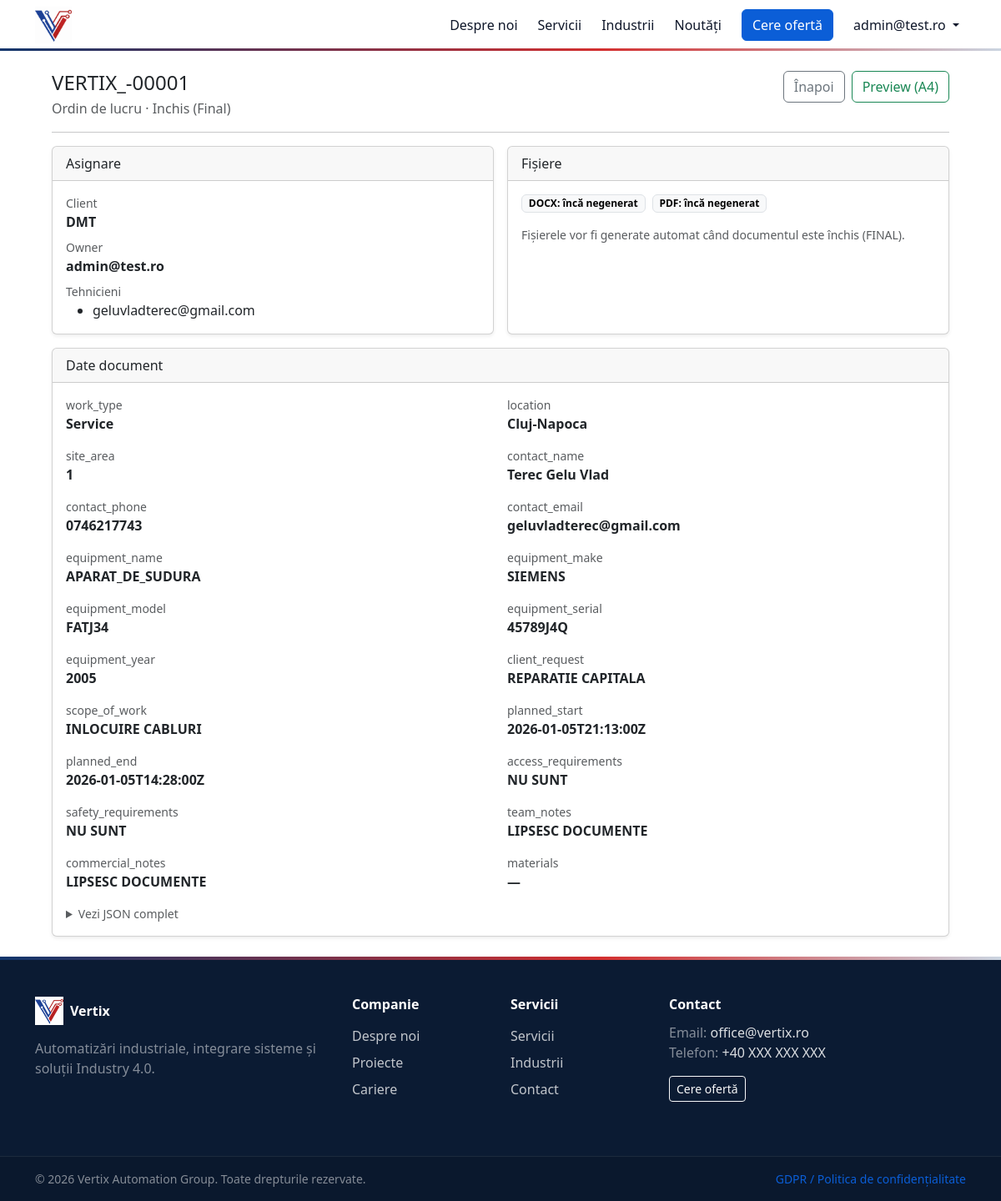
The page /ro/portal/documente/1/ (signed in) on the database its author committed.
### accounts/models.py (models this page shows, shortened)
class User(AbstractBaseUser, PermissionsMixin):
    class Role(models.TextChoices):
        ADMIN = "ADMIN", "Admin"
        MANAGER = "MANAGER", "Manager"
        TEHNICIAN = "TEHNICIAN", "Tehnician"
        CLIENT = "CLIENT", "Client"
    email = models.EmailField(unique=True)
    role = models.CharField(max_length=20, choices=Role.choices, default=Role.CLIENT)
    company_name = models.CharField(max_length=255, blank=True)
    company_cif = models.CharField(max_length=50, blank=True)
    is_active = models.BooleanField(default=False)  # <-- IMPORTANT: aprobare necesară
    is_staff = models.BooleanField(default=False)   # admin site
    date_joined = models.DateTimeField(default=timezone.now)
    approved_at = models.DateTimeField(null=True, blank=True)
    approved_by = models.ForeignKey(
        "self", null=True, blank=True, on_delete=models.SET_NULL, related_name="approved_users"
    )
    objects = UserManager()
    USERNAME_FIELD = "email"
    REQUIRED_FIELDS = []

### documents/models.py (models this page shows, shortened)
class Document(models.Model):
    class Status(models.TextChoices):
        DRAFT = "DRAFT", "Draft"
        IN_PROGRESS = "IN_PROGRESS", "In lucru"
        READY = "READY", "Pregatit"
        FINAL = "FINAL", "Inchis (Final)"
        CANCELLED = "CANCELLED", "Anulat"
    doc_type = models.ForeignKey("documents.DocumentType", on_delete=models.PROTECT, related_name="documents")
    number = models.CharField(max_length=50, unique=True)
    status = models.CharField(max_length=16, choices=Status.choices, default=Status.DRAFT)
    client_user = models.ForeignKey(
        settings.AUTH_USER_MODEL, on_delete=models.SET_NULL,
        null=True, blank=True, related_name="client_documents"
    )
    owner = models.ForeignKey(
        settings.AUTH_USER_MODEL, on_delete=models.SET_NULL,
        null=True, blank=True, related_name="owned_documents"
    )
    technicians = models.ManyToManyField(
        settings.AUTH_USER_MODEL, blank=True, related_name="assigned_documents"
    )
    data_json = models.JSONField(default=dict, blank=True)
    docx_file = models.FileField(upload_to="generated_docs/docx/", blank=True, null=True)
    pdf_file = models.FileField(upload_to="generated_docs/pdf/", blank=True, null=True)
    created_by = models.ForeignKey(
        settings.AUTH_USER_MODEL, on_delete=models.SET_NULL,
        null=True, blank=True, related_name="created_documents"
    )
    created_at = models.DateTimeField(default=timezone.now)

class DocumentType(models.Model):
    code = models.SlugField(unique=True)  # ex: work_order
    name = models.CharField(max_length=200)  # ex: Ordin de lucru
    is_active = models.BooleanField(default=True)
    schema_json = models.JSONField(default=dict, blank=True)
    docx_template = models.FileField(upload_to="doc_templates/docx/", blank=True, null=True)
    html_template = models.TextField(blank=True)
    series = models.CharField(max_length=20, default="DOC")   # ex: OL, PV, SR
    next_number = models.PositiveIntegerField(default=1)
    terms = models.ForeignKey(
        "documents.DocumentTerms",
        null=True, blank=True,
        on_delete=models.SET_NULL,
        related_name="document_types",
        help_text="Dacă e setat, pagina 2 va folosi acești termeni. Dacă nu, folosește 'default'."
    )

### documents/views.py (the view)
# urls.py: path("<int:pk>/", views.document_detail, name="detail"),
@login_required
def document_detail(request, pk: int):
    doc = get_object_or_404(Document.objects.select_related("doc_type", "client_user", "owner"), pk=pk)
    if not can_view_document(request.user, doc):
        raise Http404()
    return render(request, "documents/detail.html", {"doc": doc})

### documents/permissions.py (called while the page is built)
def is_admin(user) -> bool:
    return user.is_authenticated and user.role == User.Role.ADMIN

def is_admin_or_manager(user) -> bool:
    return is_admin(user) or is_manager(user)

def can_view_document(user, doc) -> bool:
    if not user.is_authenticated:
        return False
    if is_admin_or_manager(user):
        return True
    if is_technician(user) and doc.technicians.filter(pk=user.pk).exists():
        return True
    if is_client(user) and doc.status == doc.Status.FINAL and doc.client_user_id == user.id:
        return True
    return False

### portal/security.py (called while the page is built)
def get_client_ip(request):
    xff = request.META.get("HTTP_X_FORWARDED_FOR")
    if xff:
        return xff.split(",")[0].strip()
    return request.META.get("REMOTE_ADDR")

### website/context_processors.py (called while the page is built)
def site_settings(request):
    return {"site_settings": get_site_settings()}

def popup_messages(request):
    now = timezone.now()
    qs = PopUpMessage.objects.filter(is_enabled=True).filter(
        Q(start_at__isnull=True) | Q(start_at__lte=now),
        Q(end_at__isnull=True) | Q(end_at__gte=now),
    ).order_by("priority", "-created_at")
    return {"popup_messages": list(qs[:3])}  # sau [:1]

### documents/templates/documents/detail.html (shortened to what this page needs)
{% extends "website/base.html" %}
{% block content %}
<div class="container py-4" style="max-width: 1100px;">
  <div class="d-flex flex-wrap justify-content-between align-items-start gap-2">
    <div>
      <h1 class="h4 mb-1">{{ doc.number }}</h1>
      <div class="text-muted">
        {{ doc.doc_type.name }} · {{ doc.get_status_display }}
      </div>
    </div>
    <div class="d-flex flex-wrap gap-2">
      <a class="btn btn-outline-secondary" href="{% url 'documents:list' %}">Înapoi</a>
      <a class="btn btn-outline-success" target="_blank" href="{% url 'documents:preview' doc.pk %}">
        Preview (A4)
      </a>
    </div>
  </div>
  <hr class="my-3">
  <div class="row g-3">
    <div class="col-lg-6">
      <div class="card shadow-sm h-100">
        <div class="card-header">Asignare</div>
        <div class="card-body">
          <div class="mb-2">
            <div class="text-muted small">Client</div>
            <div class="fw-semibold">
              {% if doc.client_user %}
                {{ doc.client_user.company_name|default:doc.client_user.email }}
              {% else %}—{% endif %}
            </div>
          </div>
          <div class="mb-2">
            <div class="text-muted small">Owner</div>
            <div class="fw-semibold">
              {% if doc.owner %}{{ doc.owner.email }}{% else %}—{% endif %}
            </div>
          </div>
          <div>
            <div class="text-muted small">Tehnicieni</div>
            {% with techs=doc.technicians.all %}
              {% if techs %}
                <ul class="mb-0">
                  {% for t in techs %}
                    <li>{{ t.email }}</li>
                  {% endfor %}
                </ul>
              {% else %}
                <div class="text-muted">—</div>
              {% endif %}
            {% endwith %}
          </div>
        </div>
      </div>
    </div>
    <div class="col-lg-6">
      <div class="card shadow-sm h-100">
        <div class="card-header">Fișiere</div>
        <div class="card-body">
          <div class="d-flex flex-wrap gap-2">
            {% if doc.docx_file %}
              <a class="btn btn-sm btn-outline-secondary" href="{{ doc.docx_file.url }}">Descarcă DOCX</a>
            {% else %}
              <span class="badge text-bg-light border">DOCX: încă negenerat</span>
            {% endif %}
            {% if doc.pdf_file %}
              <a class="btn btn-sm btn-outline-secondary" href="{{ doc.pdf_file.url }}">Descarcă PDF</a>
            {% else %}
              <span class="badge text-bg-light border">PDF: încă negenerat</span>
            {% endif %}
          </div>
          <div class="text-muted small mt-3">
            Fișierele vor fi generate automat când documentul este închis (FINAL).
          </div>
        </div>
      </div>
    </div>
    <div class="col-12">
      <div class="card shadow-sm">
        <div class="card-header d-flex justify-content-between align-items-center">
          <span>Date document</span>
        </div>
        <div class="card-body">
          {% if doc.data_json %}
            <div class="row g-3">
              {% for k, v in doc.data_json.items %}
                <div class="col-md-6">
                  <div class="text-muted small">{{ k }}</div>
                  <div class="fw-semibold">
                    {% if v %}
                      {{ v }}
                    {% else %}
                      —
                    {% endif %}
                  </div>
                </div>
              {% endfor %}
            </div>
            <details class="mt-3">
              <summary class="text-muted small">Vezi JSON complet</summary>
            </details>
          {% else %}
            <div class="text-muted">
              Nu există date completate încă. Apasă <b>Editează</b> pentru a completa ordinul de lucru.
            </div>
          {% endif %}
        </div>
      </div>
    </div>
  </div>
</div>
{% endblock %}

### website/templates/website/partials/_navbar.html (shortened to what this page needs)
{% load static %}
{% load i18n %}
<nav class="navbar navbar-expand-lg bg-white border-bottom sticky-top">
  <div class="container">
    <a class="navbar-brand d-flex align-items-center" href="{% url 'home' %}">
      <img
        src="{% static 'img/logo-vertix.svg' %}"
        alt="Vertix"
        class="navbar-logo"
        width="44"
        height="44"
        loading="eager"
      >
    </a>
    <div class="collapse navbar-collapse" id="nav">
      <ul class="navbar-nav ms-auto align-items-lg-center gap-lg-2">
        {% if site_settings.about_enabled %}
          <li class="nav-item">
            <a class="nav-link" href="{% url 'about' %}">{% trans "Despre noi" %}</a>
          </li>
        {% endif %}
        {% if site_settings.services_enabled %}
          <li class="nav-item">
            <a class="nav-link" href="{% url 'services_list' %}">{% trans "Servicii" %}</a>
          </li>
        {% endif %}
        {% if site_settings.industries_enabled %}
          <li class="nav-item">
            <a class="nav-link" href="{% url 'industries' %}">{% trans "Industrii" %}</a>
          </li>
        {% endif %}
        {% if site_settings.blog_enabled %}
          <li class="nav-item">
            <a class="nav-link" href="{% url 'blog_list' %}">{% trans "Noutăți" %}</a>
          </li>
        {% endif %}
        {% if site_settings.contact_enabled %}
          <li class="nav-item">
            <a class="btn btn-primary ms-lg-2" href="{% url 'contact' %}">
              {% trans "Cere ofertă" %}
            </a>
          </li>
        {% endif %}
{% if request.user.is_authenticated %}
  <li class="nav-item dropdown ms-lg-2">
    <a class="nav-link dropdown-toggle position-relative"
       href="#"
       role="button"
       data-bs-toggle="dropdown"
       aria-expanded="false"
       id="userDropdown">
      {{ request.user.email }}
    </a>
  </li>
{% endif %}
      </ul>
    </div>
  </div>
</nav>

### website/static/website/css/styles.css (style rules this page uses)
.navbar-brand { padding-top: 0; padding-bottom: 0; }
.navbar-logo { height: 44px; width: auto; max-width: 180px; display: block; }
.navbar { background: rgba(255,255,255,0.92) !important; backdrop-filter: blur(10px); border-bottom: 1px solid rgba(15, 23, 42, 0.08); }
.navbar::after { content:""; position:absolute; left:0; right:0; bottom:-1px; height:3px; background: linear-gradient(90deg, #11366C 0%, #D32F2F 60%, #CBD5E1 100%); }
.navbar .nav-link { color:#0f172a; font-weight:500; }
.navbar .btn-primary { background:#0B5ED7; border-color:#0B5ED7; }
:root { --link-color: #0b5ed7; --link-hover: #06357a; }
a { color: var(--link-color); text-decoration: none; }
.nav-link, .breadcrumb a { color: #212529; }

### rows shown on the page
User: user.email "admin@test.ro"
Document: number "VERTIX_-00001", doc_type.name "Ordin de lucru", status "Inchis (Final)", client_user.company_name "DMT", owner.email "admin@test.ro"
User: email "geluvladterec@gmail.com"

### other values the page prints
{{ k }} "work_type" "location" "site_area" "contact_name" "contact_phone" "contact_email" "equipment_name" "equipment_make" "equipment_model" "equipment_serial" "equipment_year" "client_request" "scope_of_work" "planned_start" "planned_end" "access_requirements" "safety_requirements" "team_notes" "commercial_notes" "materials"
{{ v }} "Service" "Cluj-Napoca" "1" "Terec Gelu Vlad" "0746217743" "geluvladterec@gmail.com" "APARAT_DE_SUDURA" "SIEMENS" "FATJ34" "45789J4Q" "2005" "REPARATIE CAPITALA" "INLOCUIRE CABLURI" "2026-01-05T21:13:00Z" "2026-01-05T14:28:00Z" "NU SUNT" "NU SUNT" "LIPSESC DOCUMENTE" "LIPSESC DOCUMENTE"
